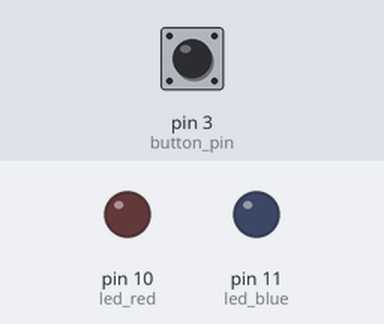
Simulated run of this sketch. Board: Arduino Uno, built with avr-gcc and run on an emulated ATmega328P. Parts: output pins drawn as LEDs (lit = HIGH). Dashed ring = blinking. The test bench sets the inputs (shaded band); at power-on: pin 3 (button_pin) HIGH.

Above: at 1.2 s.
1.3 s: pin 3 (button_pin) pulled LOW for 1 s
At 3.3 s:
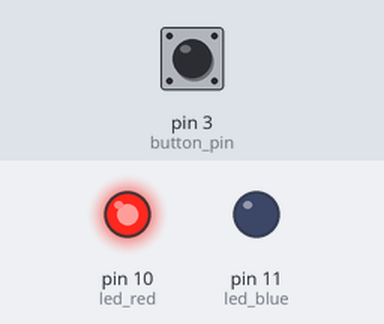
4.3 s: pin 3 (button_pin) pulled LOW for 0.15 s
At 5.0 s:
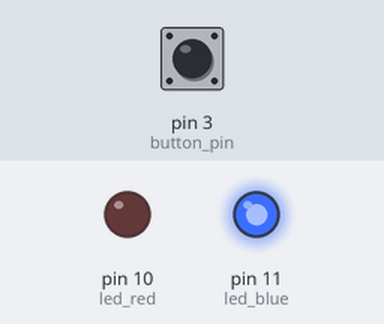
5.9 s: pin 3 (button_pin) pulled LOW for 3.2 s
At 6.15 s:
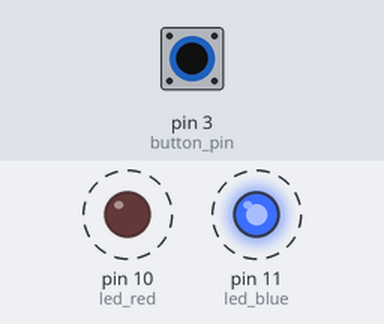
Timing chart, 0 to 10.5 s (numbered marks = the images above; inputs shaded):
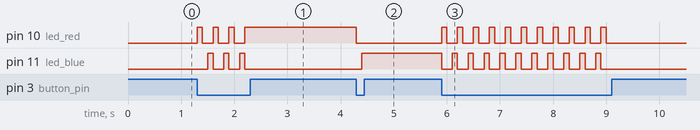

Measured:
- after the input at 1.3 s, pin 10 (led_red): alternates HIGH for 0.10 s and LOW for 0.20 s, 7 changes in all, then stays HIGH, starting at once; pin 11 (led_blue): alternates HIGH for 0.10 s and LOW for 0.20 s, 6 changes in all, then stays LOW, starting after 0.20 s
- after the input at 4.3 s, pin 10 (led_red): HIGH → LOW at once; pin 11 (led_blue): LOW → HIGH after 0.10 s
- after the input at 5.9 s, pin 10 (led_red): alternates HIGH for 0.10 s and LOW for 0.20 s, 22 changes in all, then stays LOW, starting at once; pin 11 (led_blue): alternates HIGH for 0.10 s and LOW for 0.20 s, 21 changes in all, then stays LOW, starting at once

The sketch:

capturar_estados_led.ino
```cpp
#define led_red 10
#define led_blue 11
#define led_yellow 7
#define button_pin 3
#define LED_PIN_ARRAY_SIZE 3

int LEDBlinkState = 1;

byte LEDPinArray[LED_PIN_ARRAY_SIZE]={led_red, led_blue, led_red};

void setLEDPinModes(){
  for (int i = 0; i < LED_PIN_ARRAY_SIZE; i++){
    pinMode(LEDPinArray[i],OUTPUT);
  }
}

void turnoOffAllLEDs(){
  for(int i =0; i < LED_PIN_ARRAY_SIZE; i++ ){
    digitalWrite(LEDPinArray[i],LOW);
  }
}

void toggleLEDs(){
  if(LEDBlinkState == 1){
      digitalWrite(led_red,HIGH);
      digitalWrite(led_yellow,LOW);
      digitalWrite(led_blue,LOW);
      LEDBlinkState = 2;
    } else if(LEDBlinkState == 2){

      digitalWrite(led_red,LOW);
      digitalWrite(led_yellow,HIGH);
      digitalWrite(led_blue,LOW);

      LEDBlinkState = 3;

    }
    else{
      digitalWrite(led_red,LOW);
      digitalWrite(led_yellow,LOW);
      digitalWrite(led_blue,HIGH);
      LEDBlinkState = 1;
    }

}


void setup() {
  // put your setup code here, to run once:
  pinMode(button_pin, INPUT);
  setLEDPinModes();
  turnoOffAllLEDs();
  Serial.begin(9600);

}

void loop() {
  // put your main code here, to run repeatedly:
  if (digitalRead(button_pin) == LOW){
    toggleLEDs();
    delay(100);
  }
}
```
